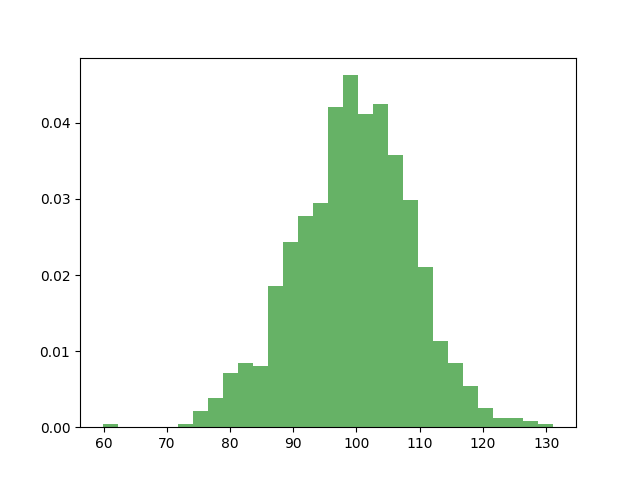

Here is the Python script that generated this plot:
import numpy as np
import matplotlib.pyplot as plt

mu = 100
sigma = 10
random_numbers = np.random.normal(mu, sigma, 1000)

plt.hist(random_numbers, bins=30, density=True, alpha=0.6, color='g')
plt.show()

# (2)
num_samples = 1000
data = np.random.normal(mu, sigma, num_samples)

sample_size = 1000
samples = np.random.choice(data, sample_size, replace=True)

plt.hist(samples, bins=20, edgecolor='k')
plt.title('Random Samples from N(100, 100)')
plt.xlabel('Value')
plt.ylabel('Frequency')
plt.show()
